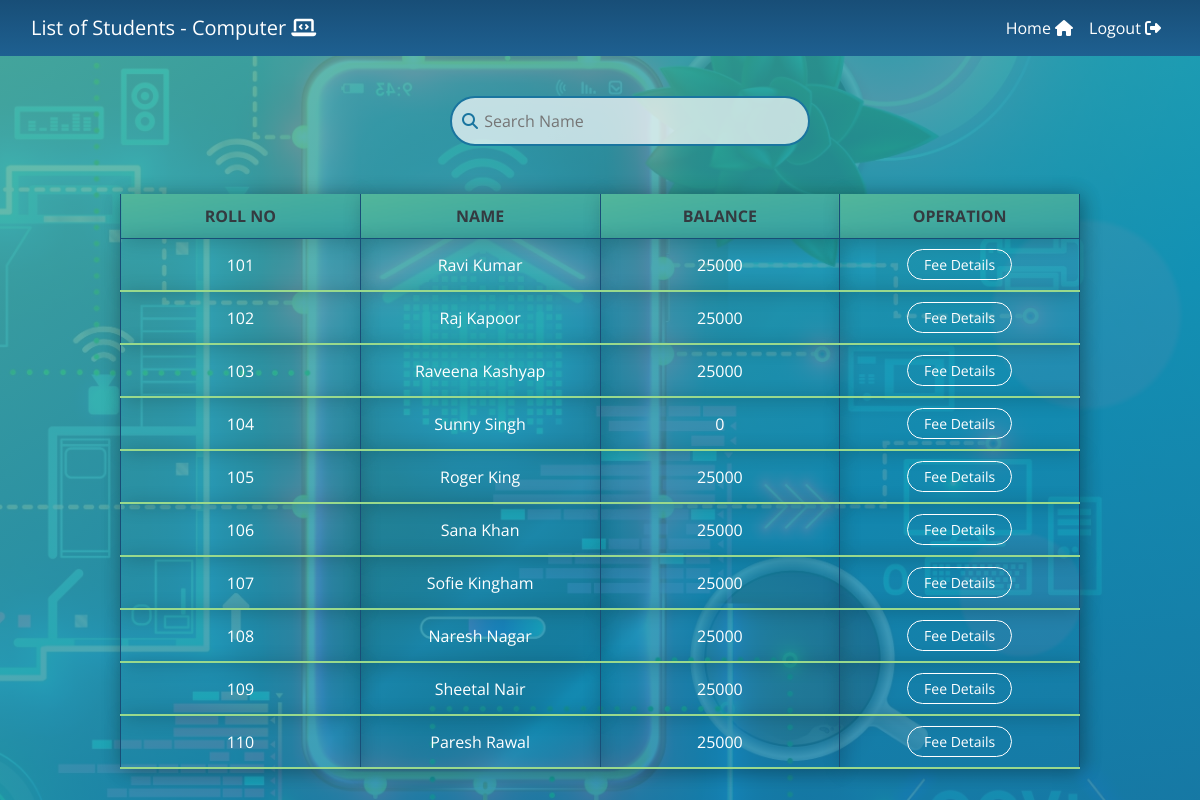
Screenshot of /comps.php with the database file from the repository.
### tables this page shows
CREATE TABLE `comps` (
  `name` varchar(20) NOT NULL,
  `id` int(20) NOT NULL,
  `contact` int(50) NOT NULL,
  `email` varchar(30) NOT NULL,
  `joindate` date NOT NULL,
  `balance` int(30) NOT NULL
);

### comps.php (the view, shortened to what this page needs)
<!DOCTYPE html>
<html>
  <head>
    <link href="https://cdn.jsdelivr.net/npm/bootstrap@5.0.1/dist/css/bootstrap.min.css" rel="stylesheet">
    <link rel="stylesheet" href="https://maxcdn.bootstrapcdn.com/bootstrap/4.5.0/css/bootstrap.min.css">
    <link href="styles.css" rel="stylesheet">
  </head>
  <body>
    <nav class="navbar navbar-expand-md navbar-dark fixed-top">
      <div class="container-fluid">
        <a class="navbar-brand">List of Students - Computer <i class="fas fa-laptop-code"></i></a>
          <div class="collapse navbar-collapse" id="navbarCollapse">
            <ul class="navbar-nav ms-auto">
              <li class="nav-item">
                <a class="nav-link active" aria-current="page" href="home.html">Home <i class="fas fa-home"></i></a>
              </li>
              <li class="nav-item">
                <a class="nav-link active" aria-current="page" href="logout.php">Logout <i class="fas fa-sign-out-alt"></i></a>
              </li>
            </ul>
          </div>
      </div>
    </nav>
    <div class="bg_comps">
      <br><br><br><br>
      <div class="search">
        <i class="fas fa-search" style="color: #1A759F;"></i>
        <input class="search-bar" id="search" type="text" placeholder="Search Name">
      </div>
      <br><br>
      <table>
        <thead>
          <tr class="text-uppercase text-dark">
            <th scope="col" class="text-center px-5">Roll No</th>
            <th scope="col" class="text-center px-5">Name</th>
            <th scope="col" class="text-center px-5">Balance</th>
            <th scope="col" class="text-center px-5">Operation</th>
          </tr>
        </thead>
        <tbody id="output">
          <?php
          $conn = mysqli_connect("localhost", "root", "", "fees");
          $sql = "SELECT * FROM comps ";
          $result = mysqli_query($conn,$sql);
          while($rows = mysqli_fetch_assoc($result)){
          ?>
          <tr style="border-bottom: 2px solid #99D98C;">
            <td class="px-5"><?php echo $rows['id']?></td>
            <td class="px-5"><?php echo $rows['name']?></td>
            <td class="px-5"><?php echo $rows['balance']?></td>
            <td><a href="paycomps.php?id= <?php echo $rows['id'] ;?>"> <button type="button" class="btn5 px-3 btn-sm">Fee Details</button></a></td>
          </tr>
          <?php
          }
          ?>
        </tbody>
      </table>
    </div>
  </body>
</html>

### styles.css (style rules this page uses)
body, html { height: 100%; margin: 0; background: linear-gradient(to right,#D9ED92,#B5E48C,#99D98C); font-family: 'Open Sans', sans-serif; color: lightyellow; }
.navbar { background: linear-gradient(to bottom, #184E77, #1E6091); color: lightyellow; }
.search { padding: 10px; border: 2px solid #1A759F; border-radius: 25px; margin-left: 450px ; width: 30%; outline: transparent; background: rgba(255, 255, 255, 0.7); }
.search-bar { outline: transparent; border: transparent; background: transparent; }
.bg_comps { background-image: linear-gradient(to bottom right, rgba(82, 182, 154, 0.85), rgba(52, 160, 164, 0.85), rgba(22, 138, 173, 0.85), rgba(26, 117, 159, 0.85)), url("media/comps.jpg"); min-height: 100%; min-width: 100%; background-position: center; background-repeat: no-repeat; background-size: cover; position:sticky; }
table, th, td { border-bottom: 1px solid #184E77; border-right: 1px solid #184E77; border-left: 1px solid #184E77; border-collapse: collapse; margin: 25px 0; table-layout: fixed; width: 80%; margin: auto; box-shadow: 2px 2px 20px rgba(0, 0, 0, 0.2); padding: 0px; }
th { background-image: linear-gradient(to bottom right, #52B69A, #34A0A4); }
th, td { padding: 10px; text-align: center; }
td { color: white; }
.btn5 { border-radius: 50px; background-color: transparent; color: #fff; border: 1px solid #fff; }

### rows the page displays
comps: id "101", name "Ravi Kumar", balance "25000"
comps: id "102", name "Raj Kapoor", balance "25000"
comps: id "103", name "Raveena Kashyap", balance "25000"
comps: id "104", name "Sunny Singh", balance "0"
comps: id "105", name "Roger King", balance "25000"
comps: id "106", name "Sana Khan", balance "25000"
comps: id "107", name "Sofie Kingham", balance "25000"
comps: id "108", name "Naresh Nagar", balance "25000"
comps: id "109", name "Sheetal Nair", balance "25000"
comps: id "110", name "Paresh Rawal", balance "25000"
